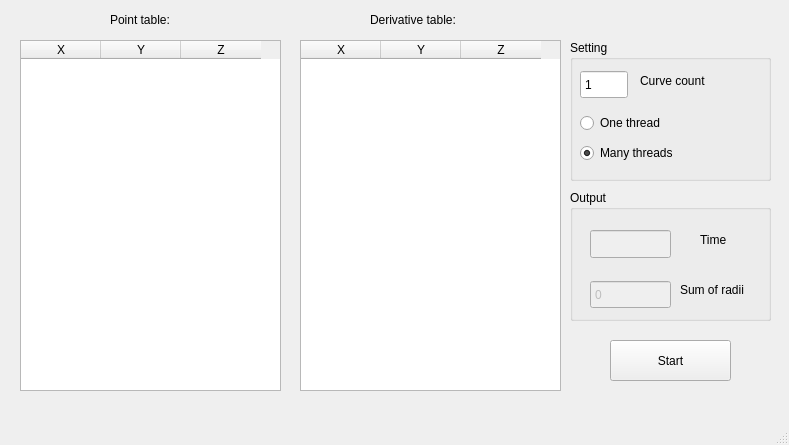
<?xml version="1.0" encoding="UTF-8"?>
<ui version="4.0">
 <class>MainWindow</class>
 <widget class="QMainWindow" name="MainWindow">
  <property name="geometry">
   <rect>
    <x>0</x>
    <y>0</y>
    <width>789</width>
    <height>445</height>
   </rect>
  </property>
  <property name="windowTitle">
   <string>MainWindow</string>
  </property>
  <widget class="QWidget" name="centralwidget">
   <widget class="QLabel" name="label">
    <property name="geometry">
     <rect>
      <x>110</x>
      <y>10</y>
      <width>81</width>
      <height>20</height>
     </rect>
    </property>
    <property name="text">
     <string>Point table:</string>
    </property>
   </widget>
   <widget class="QGroupBox" name="groupBox">
    <property name="geometry">
     <rect>
      <x>570</x>
      <y>40</y>
      <width>201</width>
      <height>141</height>
     </rect>
    </property>
    <property name="title">
     <string>Setting</string>
    </property>
    <widget class="QSpinBox" name="spinBox_count">
     <property name="geometry">
      <rect>
       <x>10</x>
       <y>30</y>
       <width>48</width>
       <height>29</height>
      </rect>
     </property>
     <property name="buttonSymbols">
      <enum>QAbstractSpinBox::NoButtons</enum>
     </property>
     <property name="minimum">
      <number>1</number>
     </property>
     <property name="maximum">
      <number>1000000</number>
     </property>
    </widget>
    <widget class="QRadioButton" name="radioButton_one_th">
     <property name="geometry">
      <rect>
       <x>10</x>
       <y>70</y>
       <width>112</width>
       <height>26</height>
      </rect>
     </property>
     <property name="text">
      <string>One thread</string>
     </property>
     <property name="checked">
      <bool>false</bool>
     </property>
    </widget>
    <widget class="QRadioButton" name="radioButton_many_th">
     <property name="geometry">
      <rect>
       <x>10</x>
       <y>100</y>
       <width>112</width>
       <height>26</height>
      </rect>
     </property>
     <property name="text">
      <string>Many threads</string>
     </property>
     <property name="checked">
      <bool>true</bool>
     </property>
    </widget>
    <widget class="QLabel" name="label_2">
     <property name="geometry">
      <rect>
       <x>70</x>
       <y>30</y>
       <width>121</width>
       <height>21</height>
      </rect>
     </property>
     <property name="text">
      <string>Curve count</string>
     </property>
    </widget>
   </widget>
   <widget class="QGroupBox" name="groupBox_2">
    <property name="geometry">
     <rect>
      <x>570</x>
      <y>190</y>
      <width>201</width>
      <height>131</height>
     </rect>
    </property>
    <property name="title">
     <string>Output</string>
    </property>
    <widget class="QLineEdit" name="lineEdit_time">
     <property name="enabled">
      <bool>false</bool>
     </property>
     <property name="geometry">
      <rect>
       <x>20</x>
       <y>40</y>
       <width>81</width>
       <height>28</height>
      </rect>
     </property>
    </widget>
    <widget class="QLabel" name="label_3">
     <property name="geometry">
      <rect>
       <x>130</x>
       <y>40</y>
       <width>63</width>
       <height>20</height>
      </rect>
     </property>
     <property name="text">
      <string>Time</string>
     </property>
    </widget>
    <widget class="QLabel" name="label_4">
     <property name="geometry">
      <rect>
       <x>110</x>
       <y>90</y>
       <width>91</width>
       <height>20</height>
      </rect>
     </property>
     <property name="text">
      <string>Sum of radii</string>
     </property>
    </widget>
    <widget class="QSpinBox" name="spinBox_sum">
     <property name="enabled">
      <bool>false</bool>
     </property>
     <property name="geometry">
      <rect>
       <x>20</x>
       <y>90</y>
       <width>81</width>
       <height>29</height>
      </rect>
     </property>
     <property name="buttonSymbols">
      <enum>QAbstractSpinBox::NoButtons</enum>
     </property>
     <property name="minimum">
      <number>0</number>
     </property>
     <property name="maximum">
      <number>999999999</number>
     </property>
     <property name="value">
      <number>0</number>
     </property>
    </widget>
   </widget>
   <widget class="QPushButton" name="pushButton_start">
    <property name="geometry">
     <rect>
      <x>610</x>
      <y>340</y>
      <width>121</width>
      <height>41</height>
     </rect>
    </property>
    <property name="text">
     <string>Start</string>
    </property>
   </widget>
   <widget class="QLabel" name="label_5">
    <property name="geometry">
     <rect>
      <x>370</x>
      <y>10</y>
      <width>111</width>
      <height>20</height>
     </rect>
    </property>
    <property name="text">
     <string>Derivative table:</string>
    </property>
   </widget>
   <widget class="QTableWidget" name="table_point">
    <property name="enabled">
     <bool>true</bool>
    </property>
    <property name="geometry">
     <rect>
      <x>20</x>
      <y>40</y>
      <width>261</width>
      <height>351</height>
     </rect>
    </property>
    <attribute name="horizontalHeaderMinimumSectionSize">
     <number>43</number>
    </attribute>
    <attribute name="horizontalHeaderDefaultSectionSize">
     <number>80</number>
    </attribute>
    <attribute name="verticalHeaderMinimumSectionSize">
     <number>24</number>
    </attribute>
    <attribute name="verticalHeaderDefaultSectionSize">
     <number>37</number>
    </attribute>
    <column>
     <property name="text">
      <string>X</string>
     </property>
     <property name="font">
      <font>
       <pointsize>9</pointsize>
      </font>
     </property>
    </column>
    <column>
     <property name="text">
      <string>Y</string>
     </property>
    </column>
    <column>
     <property name="text">
      <string>Z</string>
     </property>
    </column>
   </widget>
   <widget class="QTableWidget" name="table_derivative">
    <property name="enabled">
     <bool>true</bool>
    </property>
    <property name="geometry">
     <rect>
      <x>300</x>
      <y>40</y>
      <width>261</width>
      <height>351</height>
     </rect>
    </property>
    <attribute name="horizontalHeaderMinimumSectionSize">
     <number>43</number>
    </attribute>
    <attribute name="horizontalHeaderDefaultSectionSize">
     <number>80</number>
    </attribute>
    <attribute name="verticalHeaderMinimumSectionSize">
     <number>24</number>
    </attribute>
    <attribute name="verticalHeaderDefaultSectionSize">
     <number>37</number>
    </attribute>
    <column>
     <property name="text">
      <string>X</string>
     </property>
     <property name="font">
      <font>
       <pointsize>9</pointsize>
      </font>
     </property>
    </column>
    <column>
     <property name="text">
      <string>Y</string>
     </property>
    </column>
    <column>
     <property name="text">
      <string>Z</string>
     </property>
    </column>
   </widget>
  </widget>
  <widget class="QMenuBar" name="menubar">
   <property name="geometry">
    <rect>
     <x>0</x>
     <y>0</y>
     <width>789</width>
     <height>25</height>
    </rect>
   </property>
  </widget>
  <widget class="QStatusBar" name="statusbar"/>
 </widget>
 <resources/>
 <connections/>
</ui>
